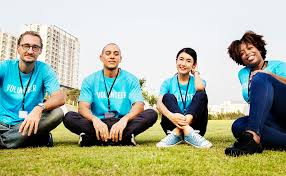
#> input picture Kod_Programow/L1_image.jpg, 286 x 176 px
$ python lab1.py
#> lines starting #> are read from the running program, lines starting #| are printed output that depends on the picture
import numpy as np
import cv2

image = cv2.imread("L1_image.jpg")
#> image is the input picture: shape (176, 286, 3); mean B, G, R 156.5, 176.5, 165.2
print(image.shape)
#| (176, 286, 3)
new_image = image.copy()
cv2.imshow("obraz", image)
cv2.waitKey(0)

(B, G, R) = image[70, 10]
#> B = 215; G = 189; R = 0
print(B, G, R)
#| 215 189 0

count = np.unique(image.reshape(-1, image.shape[2]), axis=0)

print(len(count))
#| 29519

# Ekstakcja twarzy
face = image[40:70, 100:120]
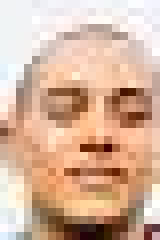
#> face: shape (30, 20, 3) (shown 8 times larger); mean B, G, R 156.3, 179, 214.5
cv2.imshow("Face", face)
cv2.waitKey(0)

# Zmiana rozmiaru
# obrazka o 50%
im_x = image.shape[1]
#> im_x = 286
im_y = image.shape[0]
#> im_y = 176
resized = cv2.resize(image, (int(im_x/2) , int(im_y/2)))
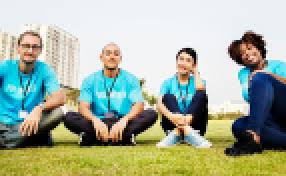
#> resized: shape (88, 143, 3) (shown 2 times larger); mean B, G, R 156.6, 176.6, 165.3
cv2.imshow("Resized photo", resized)
cv2.waitKey(0)

# Obrot obrazu o 30 stopni
middle = int(im_x/2), int(im_y/2)
#> middle = (143, 88)
rotate_matrix = cv2.getRotationMatrix2D(middle, 30, 1.0)

abs_cos = abs(rotate_matrix[0,0])
#> abs_cos = 0.866
abs_sin = abs(rotate_matrix[0,1])
#> abs_sin = 0.5

# find the new width and height bounds
bound_w = int(im_y * abs_sin + im_x * abs_cos)
#> bound_w = 335
bound_h = int(im_x * abs_cos + im_y * abs_sin)
#> bound_h = 335

im_x_new = int(bound_w / 2) - im_x
#> im_x_new = -119
im_y_new = int(bound_h / 2) - im_y
#> im_y_new = -9

rotated_image = cv2.warpAffine(image, rotate_matrix, (im_x_new, im_y_new))
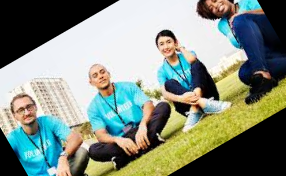
#> rotated_image: shape (176, 286, 3); mean B, G, R 128.6, 141.5, 130.7

cv2.imshow("Rotated image", rotated_image)
cv2.waitKey(0)

# Oznaczenie twarzy na obrazie
start_point = (100, 40)
end_point = (120, 70)
# color of line
color = (0, 0, 255)
# thickness
thickness = 2
# image with borders
image_border = cv2.rectangle(image, start_point, end_point, color, thickness)

# TEXT
org = (80, 80)
fontScale = 0.5
# font
font = cv2.FONT_HERSHEY_SIMPLEX
# color BGR
color = (0, 0, 255)
image_border_text = cv2.putText(image_border, "Tom Smith", org, font, fontScale, color)
cv2.imshow("Photo with border on the face", image_border_text)
cv2.waitKey(0)

# Zapisywanie obrazu
cv2.imwrite("Obrazek.jpg", image_border_text)

# To GRAY
image2 = cv2.cvtColor(image_border_text, cv2.COLOR_BGR2GRAY)
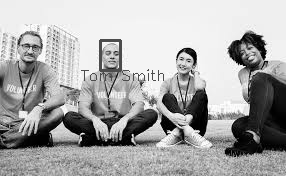
#> image2: shape (176, 286); min 0, max 255, mean 169.6
# Zapisywanie obrazu
cv2.imwrite("Obrazek_szary.jpg", image2)

$ run again, with Kod_Programow/lab2.jpg copied over Kod_Programow/L1_image.jpg
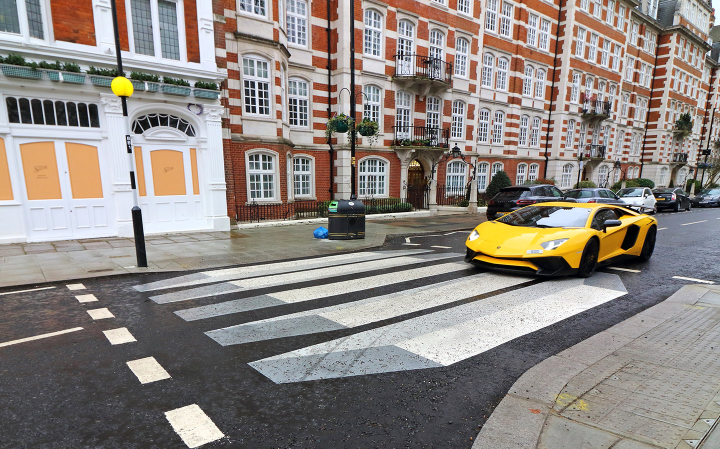
#> input picture Kod_Programow/lab2.jpg, 1440 x 897 px (shown at 1/2 size)
#> image is the input picture: shape (897, 1440, 3); mean B, G, R 129.2, 134.2, 141.5
#| (897, 1440, 3)
#> B = 251; G = 247; R = 236
#| 251 247 236
#| 169498
#> `rotated_image = cv2.warpAffine(image, rotate_matrix, (im_x_new, im_y_n..`:
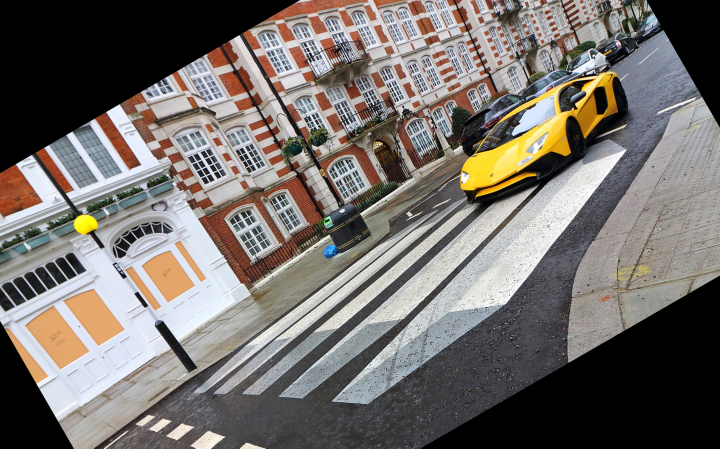
#> rotated_image: shape (897, 1440, 3) (shown at 1/2 size); mean B, G, R 107.2, 111.4, 116.9
#> `image2 = cv2.cvtColor(image_border_text, cv2.COLOR_BGR2GRAY)`:
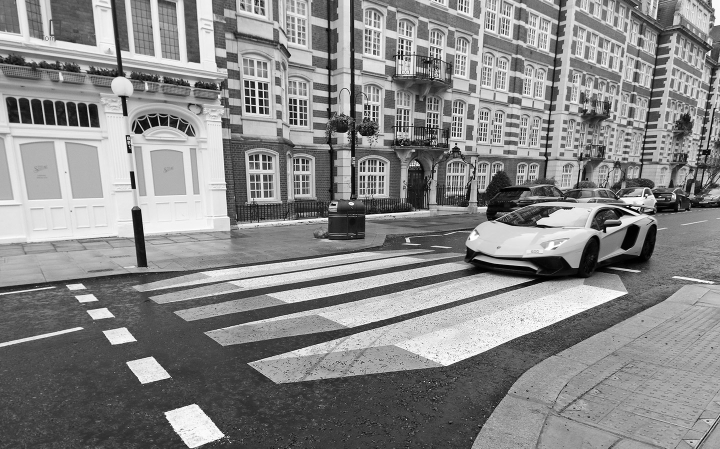
#> image2: shape (897, 1440) (shown at 1/2 size); min 0, max 255, mean 135.8
